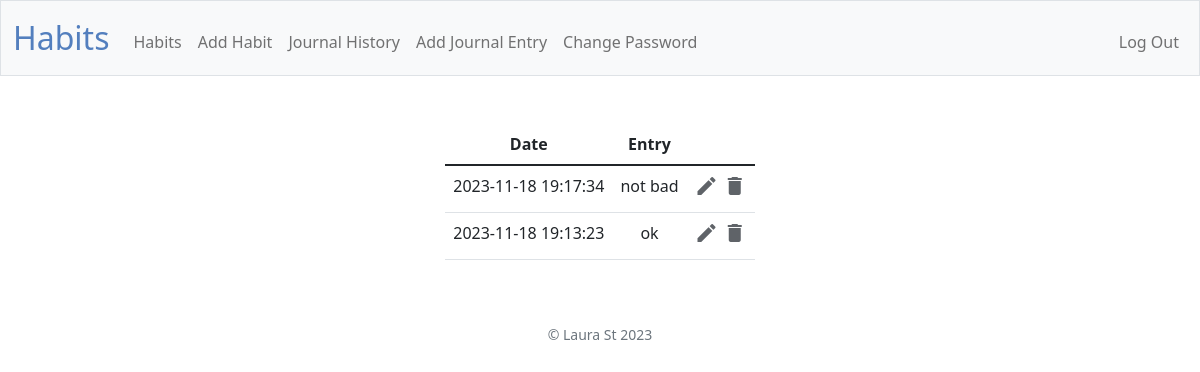
/journal-history (signed in), run on an earlier commit of the app's database.
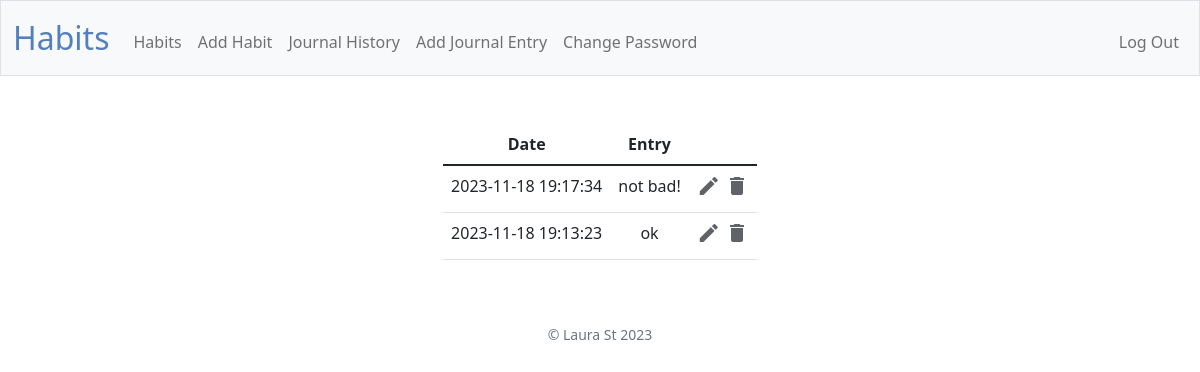
And on a later commit of the database.
### tables this page shows
CREATE TABLE journal_entries (
    entry_id INTEGER PRIMARY KEY AUTOINCREMENT,
    user_id INTEGER,
    entry_content TEXT NOT NULL,
    created_at DATETIME DEFAULT CURRENT_TIMESTAMP,
    FOREIGN KEY (user_id) REFERENCES users(id)
);

### app.py (the view)
@app.route("/journal-history")
@login_required
def journal_history():
    entries = db.execute(
            "SELECT * FROM journal_entries WHERE user_id = ? ORDER BY created_at DESC", session.get("user_id")
    )
    return render_template("journal-history.html", entries=entries)

### app.py (called while the page is built)
@app.after_request
def after_request(response):
    response.headers["Cache-Control"] = "no-cache, no-store, must-revalidate"
    response.headers["Expires"] = 0
    response.headers["Pragma"] = "no-cache"
    return response

### helpers.py (called while the page is built)
def login_required(f):
    @wraps(f)
    def decorated_function(*args, **kwargs):
        if session.get("user_id") is None:
            return redirect("/login")
        return f(*args, **kwargs)
    return decorated_function

### templates/journal-history.html (shortened to what this page needs)
{% extends "layout.html" %}
{% block main %}
<table class="table mx-auto w-auto">
    <thead>
        <tr>
            <th>Date</th>
            <th>Entry</th>
            <th></th>
        </tr>
    </thead>
    <tbody>
        {% for entry in entries %}
        <tr>
            <td>{{entry.created_at}}</td>
            <td>{{entry.entry_content}}</td>
            <td>
                <a href="/edit-journal-entry/{{ entry.entry_id }}" class="icon-link"><span
                        class="material-icons grey_color">edit</span></a>
                <a href="/delete-journal-entry/{{ entry.entry_id }}" class="icon-link"><span
                        class="material-icons grey_color">delete</span></a>
            </td>
        </tr>
        {% endfor %}
    </tbody>
</table>
{% endblock %}

### templates/layout.html (shortened to what this page needs)
<!DOCTYPE html>
<html lang="en">
<head>
    <link href="https://cdn.jsdelivr.net/npm/bootstrap@5.1.3/dist/css/bootstrap.min.css"
 rel="stylesheet">
    <link href="/static/styles.css" rel="stylesheet">
</head>
<body>
    <nav class="bg-light border navbar navbar-expand-md navbar-light">
        <div class="container-fluid">
            <a class="navbar-brand" href="/"><span class="blue">Habits</span></a>
            <div class="collapse navbar-collapse" id="navbar">
                {% if session["user_id"] %}
                <ul class="navbar-nav me-auto mt-2">
                    <li class="nav-item"><a class="nav-link" href="/habits">Habits</a></li>
                    <li class="nav-item"><a class="nav-link" href="/add-habit">Add Habit</a></li>
                    <li class="nav-item"><a class="nav-link" href="/journal-history">Journal History</a></li>
                    <li class="nav-item"><a class="nav-link" href="/add-journal-entry">Add Journal Entry</a></li>
                    <li class="nav-item"><a class="nav-link" href="/change-password">Change Password</a></li>
                </ul>
                <ul class="navbar-nav ms-auto mt-2">
                    <li class="nav-item"><a class="nav-link" href="/logout">Log Out</a></li>
                </ul>
                {% else %}
                <ul class="navbar-nav ms-auto mt-2">
                    <li class="nav-item"><a class="nav-link" href="/register">Register</a></li>
                    <li class="nav-item"><a class="nav-link" href="/login">Log In</a></li>
                </ul>
                {% endif %}
            </div>
        </div>
    </nav>
    <main class="container-fluid py-5 text-center">
        {% block main %}{% endblock %}
    </main>
    <footer class="mb-5 small text-center text-muted">
        &copy; Laura St 2023
    </footer>
</body>
</html>

### static/styles.css (style rules this page uses)
nav .navbar-brand { font-size: xx-large; }
nav .navbar-brand .blue { color: #537fbe; }
.grey_color { color: #5f6368; }

What changed in the data, as far as the page shows it:
changed journal_entries: entry_content "not bad" → "not bad!"
